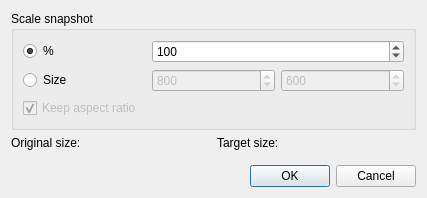
<?xml version="1.0" encoding="UTF-8"?>
<ui version="4.0">
 <class>RescaleDialogClass</class>
 <widget class="QDialog" name="RescaleDialogClass">
  <property name="windowModality">
   <enum>Qt::NonModal</enum>
  </property>
  <property name="geometry">
   <rect>
    <x>0</x>
    <y>0</y>
    <width>427</width>
    <height>198</height>
   </rect>
  </property>
  <property name="windowTitle">
   <string>Rescale snapshot</string>
  </property>
  <property name="modal">
   <bool>true</bool>
  </property>
  <layout class="QGridLayout" name="gridLayout">
   <item row="1" column="0">
    <widget class="QLabel" name="label">
     <property name="text">
      <string>Original size:</string>
     </property>
    </widget>
   </item>
   <item row="3" column="0">
    <spacer name="verticalSpacer">
     <property name="orientation">
      <enum>Qt::Vertical</enum>
     </property>
     <property name="sizeHint" stdset="0">
      <size>
       <width>20</width>
       <height>40</height>
      </size>
     </property>
    </spacer>
   </item>
   <item row="1" column="1">
    <widget class="QLabel" name="labelOriSize">
     <property name="text">
      <string/>
     </property>
    </widget>
   </item>
   <item row="1" column="2">
    <widget class="QLabel" name="label_3">
     <property name="text">
      <string>Target size:</string>
     </property>
    </widget>
   </item>
   <item row="1" column="3">
    <widget class="QLabel" name="labelTargetSize">
     <property name="text">
      <string/>
     </property>
    </widget>
   </item>
   <item row="0" column="0" colspan="4">
    <widget class="QGroupBox" name="groupBoxScaleSnapshot">
     <property name="title">
      <string>Scale snapshot</string>
     </property>
     <property name="checkable">
      <bool>false</bool>
     </property>
     <layout class="QGridLayout" name="gridLayout_2">
      <item row="0" column="0">
       <widget class="QRadioButton" name="radioButtonPercent">
        <property name="text">
         <string>%</string>
        </property>
        <property name="checked">
         <bool>true</bool>
        </property>
       </widget>
      </item>
      <item row="1" column="0">
       <widget class="QRadioButton" name="radioButtonMaxSize">
        <property name="text">
         <string>Size</string>
        </property>
       </widget>
      </item>
      <item row="1" column="1">
       <widget class="QSpinBox" name="spinBoxScaleWidth">
        <property name="enabled">
         <bool>false</bool>
        </property>
        <property name="minimum">
         <number>1</number>
        </property>
        <property name="maximum">
         <number>10000</number>
        </property>
        <property name="value">
         <number>800</number>
        </property>
       </widget>
      </item>
      <item row="1" column="2">
       <widget class="QSpinBox" name="spinBoxScaleHeight">
        <property name="enabled">
         <bool>false</bool>
        </property>
        <property name="minimum">
         <number>1</number>
        </property>
        <property name="maximum">
         <number>10000</number>
        </property>
        <property name="value">
         <number>600</number>
        </property>
       </widget>
      </item>
      <item row="0" column="1" colspan="2">
       <widget class="QSpinBox" name="spinBoxScalePercent">
        <property name="minimum">
         <number>1</number>
        </property>
        <property name="maximum">
         <number>999</number>
        </property>
        <property name="value">
         <number>100</number>
        </property>
       </widget>
      </item>
      <item row="2" column="0" colspan="3">
       <widget class="QCheckBox" name="checkBoxKeepAspectRatio">
        <property name="enabled">
         <bool>false</bool>
        </property>
        <property name="text">
         <string>Keep aspect ratio</string>
        </property>
        <property name="checked">
         <bool>true</bool>
        </property>
       </widget>
      </item>
     </layout>
    </widget>
   </item>
   <item row="4" column="0" colspan="4">
    <widget class="QDialogButtonBox" name="buttonBox">
     <property name="orientation">
      <enum>Qt::Horizontal</enum>
     </property>
     <property name="standardButtons">
      <set>QDialogButtonBox::Cancel|QDialogButtonBox::Ok</set>
     </property>
    </widget>
   </item>
  </layout>
 </widget>
 <resources>
  <include location="../res/hotshots.qrc"/>
 </resources>
 <connections>
  <connection>
   <sender>buttonBox</sender>
   <signal>accepted()</signal>
   <receiver>RescaleDialogClass</receiver>
   <slot>accept()</slot>
   <hints>
    <hint type="sourcelabel">
     <x>311</x>
     <y>188</y>
    </hint>
    <hint type="destinationlabel">
     <x>157</x>
     <y>197</y>
    </hint>
   </hints>
  </connection>
  <connection>
   <sender>buttonBox</sender>
   <signal>rejected()</signal>
   <receiver>RescaleDialogClass</receiver>
   <slot>reject()</slot>
   <hints>
    <hint type="sourcelabel">
     <x>379</x>
     <y>188</y>
    </hint>
    <hint type="destinationlabel">
     <x>286</x>
     <y>197</y>
    </hint>
   </hints>
  </connection>
  <connection>
   <sender>radioButtonPercent</sender>
   <signal>toggled(bool)</signal>
   <receiver>spinBoxScalePercent</receiver>
   <slot>setEnabled(bool)</slot>
   <hints>
    <hint type="sourcelabel">
     <x>60</x>
     <y>49</y>
    </hint>
    <hint type="destinationlabel">
     <x>363</x>
     <y>51</y>
    </hint>
   </hints>
  </connection>
  <connection>
   <sender>radioButtonMaxSize</sender>
   <signal>toggled(bool)</signal>
   <receiver>checkBoxKeepAspectRatio</receiver>
   <slot>setEnabled(bool)</slot>
   <hints>
    <hint type="sourcelabel">
     <x>45</x>
     <y>68</y>
    </hint>
    <hint type="destinationlabel">
     <x>53</x>
     <y>91</y>
    </hint>
   </hints>
  </connection>
  <connection>
   <sender>radioButtonMaxSize</sender>
   <signal>toggled(bool)</signal>
   <receiver>spinBoxScaleWidth</receiver>
   <slot>setEnabled(bool)</slot>
   <hints>
    <hint type="sourcelabel">
     <x>84</x>
     <y>68</y>
    </hint>
    <hint type="destinationlabel">
     <x>171</x>
     <y>69</y>
    </hint>
   </hints>
  </connection>
  <connection>
   <sender>radioButtonMaxSize</sender>
   <signal>toggled(bool)</signal>
   <receiver>spinBoxScaleHeight</receiver>
   <slot>setEnabled(bool)</slot>
   <hints>
    <hint type="sourcelabel">
     <x>66</x>
     <y>67</y>
    </hint>
    <hint type="destinationlabel">
     <x>319</x>
     <y>69</y>
    </hint>
   </hints>
  </connection>
 </connections>
</ui>
